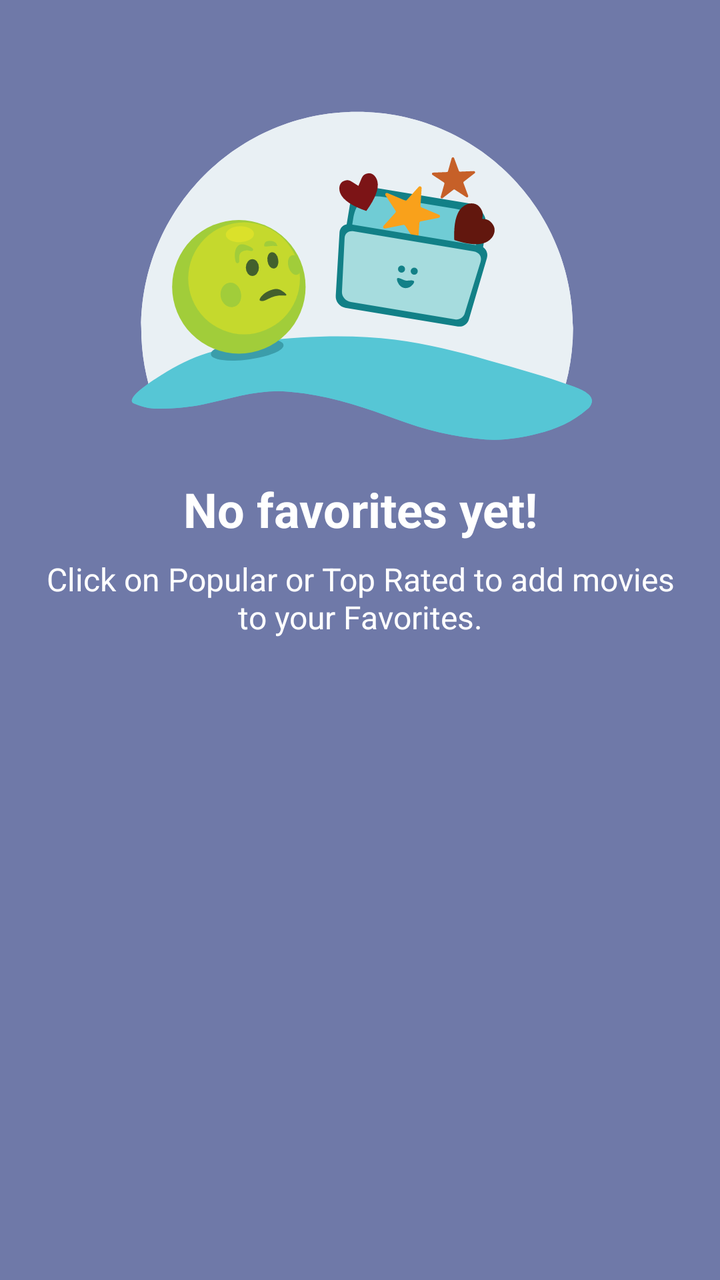
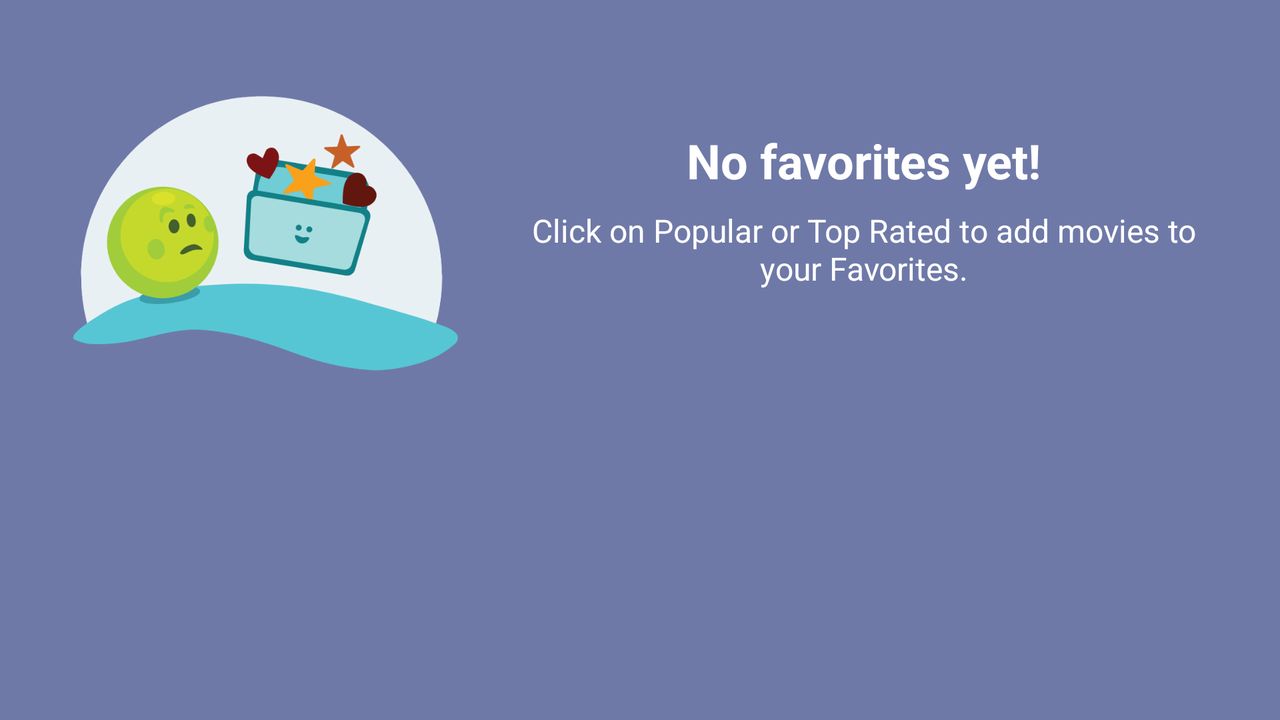

Two renders of one Android screen. The first uses the default layout on a phone; the second uses the alternative layout the repository ships for a different screen configuration, on a matching device. The two XML files are below.
<!-- AndroidManifest.xml: application theme AppTheme -->
<!-- res/layout/no_favorites.xml -->
<?xml version="1.0" encoding="utf-8"?>
<LinearLayout xmlns:android="http://schemas.android.com/apk/res/android"
    xmlns:app="http://schemas.android.com/apk/res-auto"
    android:id="@+id/no_favorites_view"
    android:layout_width="match_parent"
    android:layout_height="match_parent"
    android:layout_gravity="center"
    android:background="@color/colorAccent"
    android:gravity="center_horizontal"
    android:orientation="vertical"
    android:padding="@dimen/no_internet_padding">

    <ImageView
        android:id="@+id/error_img"
        android:layout_width="@dimen/no_internet_image_width"
        android:layout_height="wrap_content"
        android:layout_marginTop="@dimen/no_favorites_top_margin"
        android:adjustViewBounds="true"
        android:contentDescription="@string/content_desc_no_favorites_icon"
        android:gravity="center_horizontal"
        app:srcCompat="@drawable/ic_no_favorite_svg_img" />

    <TextView
        android:id="@+id/no_internet_header"
        android:layout_width="match_parent"
        android:layout_height="wrap_content"
        android:layout_marginTop="8dp"
        android:gravity="center_horizontal"
        android:padding="8dp"
        android:text="@string/no_favorites"
        android:textAppearance="?android:attr/textAppearanceSmall"
        android:textColor="@color/primaryTextColor"
        android:textSize="@dimen/no_favorites_header_text_size"
        android:textStyle="bold"
        app:fontFamily="@font/shadows_into_light_res" />

    <TextView
        android:id="@+id/check_settings"
        android:layout_width="match_parent"
        android:layout_height="wrap_content"
        android:gravity="center_horizontal"
        android:text="@string/no_favorites_message"
        android:textAppearance="?android:attr/textAppearanceSmall"
        android:textColor="@color/primaryTextColor"
        android:textSize="16sp" />

</LinearLayout>
<!-- resources referenced by this layout -->
<resources>
  <color name="colorAccent">#6f79a8</color>
  <color name="primaryTextColor">#ffffff</color>
  <dimen name="no_favorites_header_text_size">24sp</dimen>
  <dimen name="no_favorites_top_margin">36dp</dimen>
  <dimen name="no_internet_image_width">240dp</dimen>
  <dimen name="no_internet_padding">16dp</dimen>
  <!-- drawable ic_no_favorite_svg_img: vector/xml drawable (drawable, 11661 chars, omitted) -->
  <string name="content_desc_no_favorites_icon">no favorites icon</string>
  <string name="no_favorites">No favorites yet!</string>
  <string name="no_favorites_message">Click on Popular or Top Rated to add movies to your Favorites.</string>
  <style name="AppTheme" parent="Theme.AppCompat.Light.NoActionBar">
          
          <item name="colorPrimary">@color/colorPrimary</item>
          <item name="colorPrimaryDark">@color/colorPrimaryDark</item>
          <item name="colorAccent">@color/colorAccent</item>
          <item name="android:colorBackground">@color/colorPrimaryDark</item>
      </style>
  <color name="colorPrimary">#212121</color>
  <color name="colorPrimaryDark">#000000</color>
</resources>
<!-- res/layout-land/no_favorites.xml (the author's variant of the layout above) -->
<!-- drawn on the phone turned sideways -->
<?xml version="1.0" encoding="utf-8"?>
<LinearLayout xmlns:android="http://schemas.android.com/apk/res/android"
    xmlns:app="http://schemas.android.com/apk/res-auto"
    android:id="@+id/no_favorites_view"
    android:layout_width="match_parent"
    android:layout_height="match_parent"
    android:layout_gravity="center"
    android:background="@color/colorAccent"
    android:gravity="center_horizontal"
    android:orientation="horizontal"
    android:paddingLeft="@dimen/no_internet_padding_horizontal"
    android:paddingRight="@dimen/no_internet_padding_horizontal"
    android:paddingTop="@dimen/no_favorites_padding_vertical">

    <ImageView
        android:id="@+id/error_img"
        android:layout_width="@dimen/no_internet_img_dimens_land"
        android:layout_height="@dimen/no_internet_img_dimens_land"
        android:layout_gravity="center_horizontal"
        android:adjustViewBounds="true"
        android:contentDescription="@string/content_desc_no_favorites_icon"
        app:srcCompat="@drawable/ic_no_favorite_svg_img" />

    <LinearLayout
        android:layout_width="0dp"
        android:layout_height="wrap_content"
        android:layout_marginLeft="24dp"
        android:layout_marginStart="24dp"
        android:layout_marginTop="48dp"
        android:layout_weight="1"
        android:gravity="center_horizontal"
        android:orientation="vertical">

        <TextView
            android:id="@+id/no_internet_header"
            android:layout_width="wrap_content"
            android:layout_height="wrap_content"
            android:layout_gravity="center_horizontal"
            android:layout_marginBottom="8dp"
            android:text="@string/no_favorites"
            android:textAppearance="?android:attr/textAppearanceSmall"
            android:textColor="@color/primaryTextColor"
            android:textSize="@dimen/no_favorites_header_text_size"
            android:textStyle="bold"
            app:fontFamily="@font/shadows_into_light_res" />

        <TextView
            android:id="@+id/check_settings"
            android:layout_width="wrap_content"
            android:layout_height="wrap_content"
            android:layout_gravity="center_horizontal"
            android:gravity="center_horizontal"
            android:text="@string/no_favorites_message"
            android:textAppearance="?android:attr/textAppearanceSmall"
            android:textColor="@color/primaryTextColor"
            android:textSize="16sp" />

    </LinearLayout>
</LinearLayout>
<!-- resources referenced by the variant -->
<!-- as the phone turned sideways resolves them -->
<resources>
  <color name="colorAccent">#6f79a8</color>
  <color name="primaryTextColor">#ffffff</color>
  <dimen name="no_favorites_header_text_size">24sp</dimen>
  <!-- from res/values-land/ -->
  <dimen name="no_favorites_padding_vertical">16dp</dimen>
  <dimen name="no_internet_img_dimens_land">200dp</dimen>
  <!-- from res/values-land/ -->
  <dimen name="no_internet_padding_horizontal">32dp</dimen>
  <!-- drawable ic_no_favorite_svg_img: vector/xml drawable (drawable, 11661 chars, omitted) -->
  <string name="content_desc_no_favorites_icon">no favorites icon</string>
  <string name="no_favorites">No favorites yet!</string>
  <string name="no_favorites_message">Click on Popular or Top Rated to add movies to your Favorites.</string>
  <style name="AppTheme" parent="Theme.AppCompat.Light.NoActionBar">
          
          <item name="colorPrimary">@color/colorPrimary</item>
          <item name="colorPrimaryDark">@color/colorPrimaryDark</item>
          <item name="colorAccent">@color/colorAccent</item>
          <item name="android:colorBackground">@color/colorPrimaryDark</item>
      </style>
  <color name="colorPrimary">#212121</color>
  <color name="colorPrimaryDark">#000000</color>
</resources>
